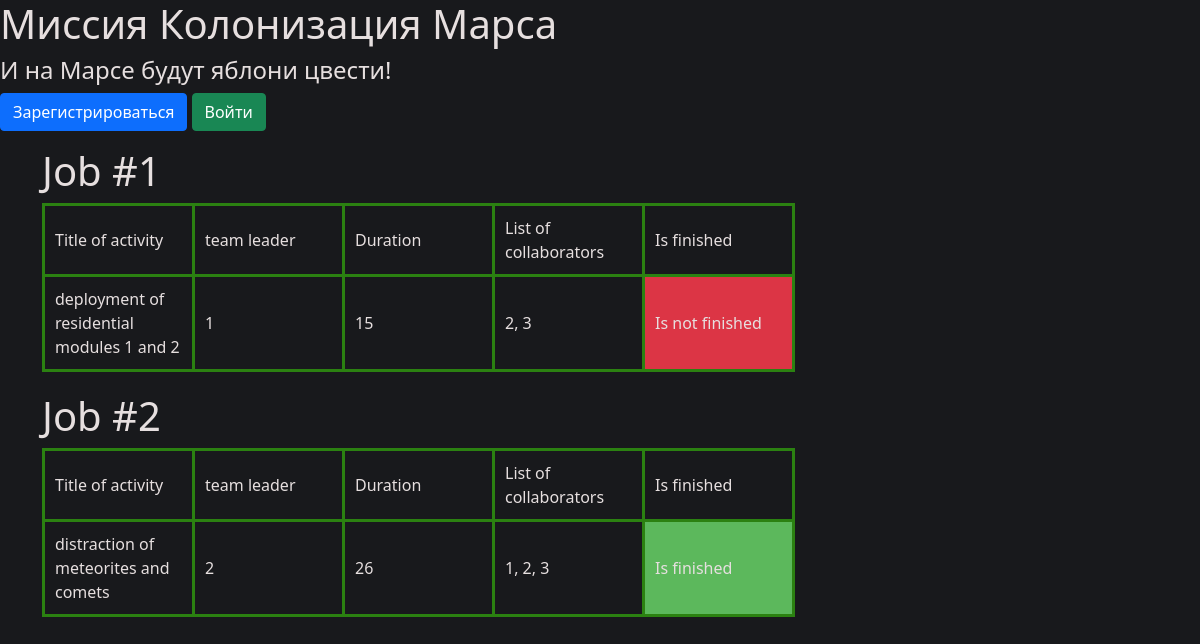
Screenshot of /table with the database file from the repository.
### data/jobs.py (models this page shows, shortened)
class Job(SqlAlchemyBase, SerializerMixin):
    __tablename__ = 'jobs'
    id = sqlalchemy.Column(sqlalchemy.Integer,
                           primary_key=True, autoincrement=True)
    team_leader = sqlalchemy.Column(sqlalchemy.Integer, sqlalchemy.ForeignKey("users.id"))
    job = sqlalchemy.Column(sqlalchemy.String)
    work_size = sqlalchemy.Column(sqlalchemy.Integer)
    collaborators = sqlalchemy.Column(sqlalchemy.String)
    start_date = sqlalchemy.Column(sqlalchemy.DateTime, default=datetime.datetime.now)
    end_date = sqlalchemy.Column(sqlalchemy.DateTime)
    is_finished = sqlalchemy.Column(sqlalchemy.Boolean, default=False)
    user = orm.relationship('User')
    department = orm.relationship("Department",
                                  secondary="association",
                                  backref="jobs")

### repr.py (the view)
@app.route('/table')
def table():
    db_sess = create_session()
    lst = []
    for job in db_sess.query(Job).all():
        lst.append(job)
    return render_template('table.html', title='Работа', list=lst)

### data/db_session.py (called while the page is built)
def create_session() -> Session:
    global __factory
    return __factory()

### templates/table.html
{% extends "base.html" %}
{% block hed %}
<link rel="stylesheet" href="/static/css/table.css">
{% endblock %}
{% block content %}
{% for job in list %}
<h1>Job #{{job.id}}</h1>
<table>
    <thead>
    <tr>
        <td>Title of activity</td>
        <td>team leader</td>
        <td>Duration</td>
        <td>List of collaborators</td>
        <td>Is finished</td>
    </tr>
    </thead>
    <tbody>
        <tr>
            <td>{{job.job}}</td>
            <td>{{job.team_leader}}</td>
            <td>{{job.work_size}}</td>
            <td>{{job.collaborators}}</td>
            {% if job.is_finished %}
            <td class="finished">Is finished</td>
            {% else %}
            <td class="not_finished">Is not finished</td>
            {% endif %}
        </tr>
    </tbody>
</table>
{% endfor %}
{% endblock %}

### static/css/table.css (style rules this page uses)
td { text-align: left; padding: 10px; border: 3px solid rgb(43, 129, 17); min-width: 150px; }
td.finished { background: #5cb85c }
td.not_finished { background: #dc3545 }
body { background-color: #18191C; color: #e6dfdf; }
table { width: 650px; border-top: 7px solid rgb(43, 129, 17); border-collapse: collapse; text-align: center; margin-bottom: 20px; border: 1px solid #dddddd; }

### rows the page displays
Job: id "1", job "deployment of residential modules 1 and 2", team_leader "1", work_size "15", collaborators "2, 3", is_finished "Is not finished"
Job: id "2", job "distraction of meteorites and comets", team_leader "2", work_size "26", collaborators "1, 2, 3", is_finished "Is finished"
